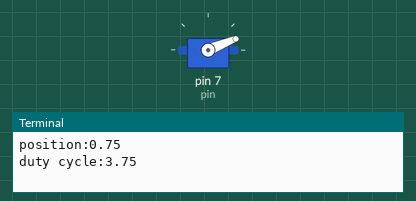
Simulated run of this program. Board: Raspberry Pi (header pin numbers). Parts: servo, the last lines printed to the terminal. Servo angles are drawn from the pulse width (0.5 ms = 0°, 2.5 ms = 180°). At 60.0 s the program stops and its outputs stay as they are.

Above: at 0.05 s.
At 10.05 s:
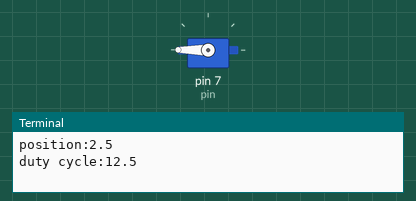
At 19.95 s:
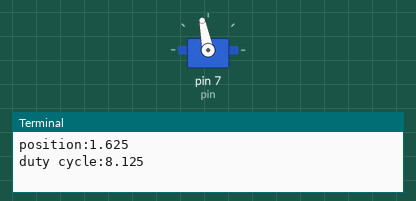
Timing chart, 0 to 26.0 s (numbered marks = the images above):
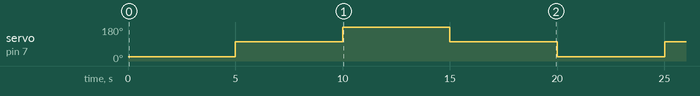

The program:

servomotor_cal.py
```python
import RPi.GPIO as GPIO
import time
pin = 7
frequencyHertz = 50
msPerCycle = 1000 / frequencyHertz;

# position
leftPosition = 0.75
rightPosition = 2.5
middlePosition = (leftPosition - rightPosition) / 2 + rightPosition

# list
positionList = [leftPosition, middlePosition, rightPosition, middlePosition]

# GPIO setting
GPIO.setmode(GPIO.BOARD)
GPIO.setup(pin, GPIO.OUT)
p = GPIO.PWM(pin,frequencyHertz)

for i in range(3):
	for position in positionList:
		dutyCyclePercentage = position * 100 / msPerCycle
		print "position:"+str(position)
		print "duty cycle:"+str(dutyCyclePercentage)
		print ""
		p.start(dutyCyclePercentage)
		time.sleep(5)

		
```

Measured:
- by itself, servo on pin 7 (pin): repeats every 20.0 s: 180° 5.0 s, 101° 5.0 s, 22° 5.0 s, 101° 5.0 s
